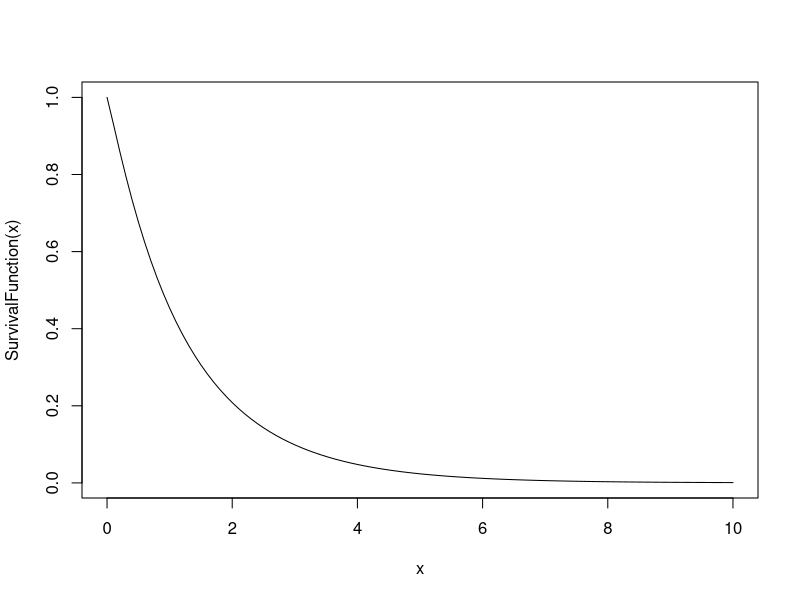

The R script that drew this image: (Note: this script raises an error after producing the figure.)
SurvivalFunction <- function(time){ #Surival function of the system
  a=1;
  b=0.5;
  lambda=0.5;
  R = (1-(1-exp(-(a*time)^b))^3)*exp(-lambda*time);
  return(R)
}

DeathRateFunction <- function(time){ # Death rate function of the system
  r <- log(SurvivalFunction(time))
}


expectedLifeLength <- integrate(SurvivalFunction,0,Inf)
curve(SurvivalFunction,0,10) # Used instead of plot as it takes a function as argument
time = seq(0.1, 10, length.out =1000)
r <- -grad(DeathRateFunction,time) # Derivate of the death rate function
plot(time, r,type="l")
